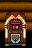

The image is a tile-based game level rendered from a .tmx file. Its description and complete source (layers, tilesets, objects, tile grids) follow:
An orthogonal 2x3 tile map with 16x16 px tiles, 2 tile layers (Buildings, Front) and 2 objects (2x TileData).

<map version="1.10" tiledversion="1.11.2" orientation="orthogonal" renderorder="right-down" width="2" height="3" tilewidth="16" tileheight="16" infinite="0" nextlayerid="6" nextobjectid="3">
 <tileset firstgid="1" name="BenceCabinInteriorTilesheet" tilewidth="16" tileheight="16" tilecount="196" columns="14">
  <image source="BenceCabinInteriorTilesheet.png" width="224" height="224" />
 </tileset>
 <layer id="2" name="Buildings" width="2" height="3">
  <data encoding="csv">
19,19,
33,33,
41,42
</data>
 </layer>
 <layer id="4" name="Front" width="2" height="3">
  <data encoding="csv">
13,14,
27,28,
0,0
</data>
 </layer>
 <objectgroup id="3" name="Buildings">
  <object id="1" name="TileData" x="0" y="32" width="16" height="16">
   <properties>
    <property name="Action" value="Jukebox" />
   </properties>
  </object>
  <object id="2" name="TileData" x="16" y="32" width="16" height="16">
   <properties>
    <property name="Action" value="Jukebox" />
   </properties>
  </object>
 </objectgroup>
 <objectgroup id="5" name="Front" />
</map>
